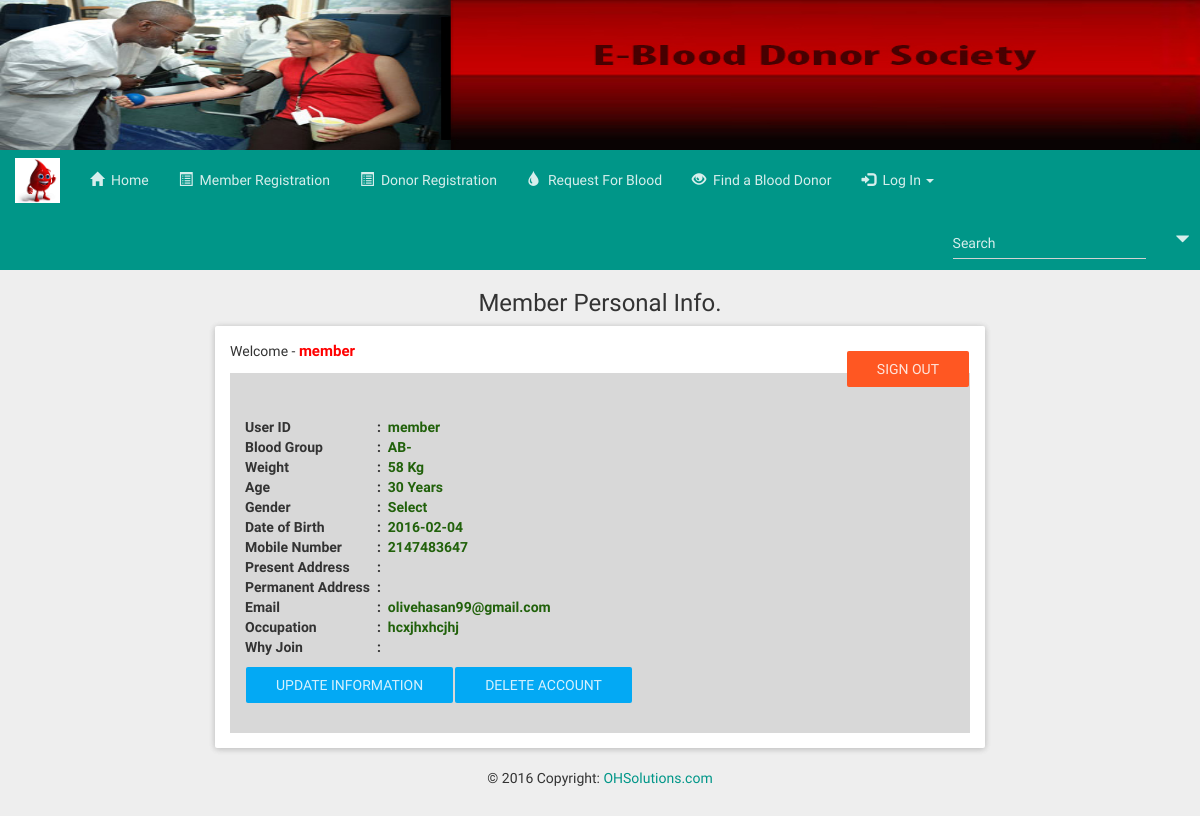
Page /mem_profile.php (signed in) on the committed database.
### tables this page shows
CREATE TABLE `member_reg` (
  `id` int(11) NOT NULL,
  `name` text NOT NULL,
  `mobile` int(20) NOT NULL,
  `present_add` text NOT NULL,
  `permanent_add` text NOT NULL,
  `blood_group` text NOT NULL,
  `weight` int(20) NOT NULL,
  `age` int(20) NOT NULL,
  `gender` text NOT NULL,
  `dob` date NOT NULL,
  `occupation` text NOT NULL,
  `why_join` text NOT NULL,
  `email` text NOT NULL,
  `user_id` text NOT NULL,
  `pass` text NOT NULL
);

### session.php (called while the page is built, shortened)
<?php
   require_once 'db_con.php';
   $user_check = $_SESSION['login_mem'];
   $m_sql = mysqli_query($conn,"select name from member_reg where user_id = '$user_check' ");
   $row = mysqli_fetch_array($m_sql,MYSQLI_ASSOC);
   $login_session = $row['name'];
?>

### mem_profile.php (the view, shortened to what this page needs)
<?php
require_once 'db_con.php';
require_once 'header.php';
?>
<?php
   include('session.php');
?>
   		<center><h3>Member Personal Info.</h3></center>
      <div class="container-fluid">
  <div class="row">
  <div class="col-md-offset-2 col-md-8">
      <div class="panel panel-default">
      <div class="panel-body">
      <p>Welcome - <?php echo "<b style='color:red;font-size:15px;'>".$login_session."</b>"; ?>
      <a href = "logout.php" style="float:right;" class="btn btn-warning">Sign Out</a>
      </p>
      <?php
      $user_check = $_SESSION['login_mem'];
      if(isset($_SESSION['login_mem'])){
      	$mquery=mysqli_query($conn,"SELECT * FROM member_reg WHERE user_id='$user_check'");
      	$r=mysqli_fetch_array($mquery);
			echo "<div class='container-fluid' style='background-color:#D8D8D8;'>";
			echo "<div class='row'>";
			echo "<div class='col-sm-12'>";
			echo "<br/>";
			echo "<table>";
			echo "<tr>";
			echo "<th><b>User ID</b></th>";
			echo "<th>&nbsp; : &nbsp;</th>";
			echo "<td><b style='color:#21610B;'>".$r['user_id']."</b></td>";
			echo "</tr>";
			echo "<tr>";
			echo "<th><b>Blood Group</b></th>";
			echo "<th>&nbsp; : &nbsp;</th>";
			echo "<td><b style='color:#21610B;'>".$r['blood_group']."</b></td>";
			echo "</tr>";
			echo "<tr>";
			echo "<th><b>Weight</b></th>";
			echo "<th>&nbsp; : &nbsp;</th>";
			echo "<td><b style='color:#21610B;'>".$r['weight']."&nbsp;Kg</b></td>";
			echo "</tr>";
			echo "<tr>";
			echo "<th><b>Age</b></th>";
			echo "<th>&nbsp; : &nbsp;</th>";
			echo "<td><b style='color:#21610B;'>".$r['age']."&nbsp;Years</b></td>";
			echo "</tr>";
			echo "<tr>";
			echo "<th><b>Gender</b></th>";
			echo "<th>&nbsp; : &nbsp;</th>";
			echo "<td><b style='color:#21610B;'>".$r['gender']."</b></td>";
			echo "</tr>";
			echo "<tr>";
			echo "<th><b>Date of Birth</b></th>";
			echo "<th>&nbsp; : &nbsp;</th>";
			echo "<td><b style='color:#21610B;'>".$r['dob']."</b></td>";
			echo "</tr>";
			echo "<tr>";
			echo "<th><b>Mobile Number</b></th>";
			echo "<th>&nbsp; : &nbsp;</th>";
			echo "<td><b style='color:#21610B;'>".$r['mobile']."</b></td>";
			echo "</tr>";
			echo "<tr>";
			echo "<th><b>Present Address</b></th>";
			echo "<th>&nbsp; : &nbsp;</th>";
			echo "<td><b style='color:#21610B;'>".$r['present_add']."</b></td>";
			echo "</tr>";
			echo "<tr>";
			echo "<th><b>Permanent Address</b></th>";
			echo "<th>&nbsp; : &nbsp;</th>";
			echo "<td><b style='color:#21610B;'>".$r['permanent_add']."</b></td>";
			echo "</tr>";
			echo "<tr>";
			echo "<th><b>Email</b></th>";
			echo "<th>&nbsp; : &nbsp;</th>";
			echo "<td><b style='color:#21610B;'>".$r['email']."</b></td>";
			echo "</tr>";
			echo "<tr>";
			echo "<th><b>Occupation</b></th>";
			echo "<th>&nbsp; : &nbsp;</th>";
			echo "<td><b style='color:#21610B;'>".$r['occupation']."</b></td>";
			echo "</tr>";
			echo "<tr>";
			echo "<th><b>Why Join</b></th>";
			echo "<th>&nbsp; : &nbsp;</th>";
			echo "<td><b style='color:#21610B;'>".$r['why_join']."</b></td>";
			echo "</tr>";
			echo "</table>";
			echo "<a href='update_mem.php?id=".$r['id']."' class='btn btn-info'>Update Information</a>";
			echo "<a href='delete_mem.php' class='btn btn-info'>Delete Account</a>";
	  		echo "</div>";
		 	echo "</div>";
		 	echo "<br/>";
		 	echo "</div>";
      }
      ?>
      </div>
      </div>
      </div>
  </div>
  </div>
<?php
   include("footer.php");
?>

### css/style.css (style rules this page uses)
* { box-sizing:border-box; }
html { position: relative; min-height: 100%; }
body { margin-bottom: 100px; height: 100%; }

### rows in the picture
member_reg: name "member", user "member", blood_group "AB-", weight "58", age "30", gender "Select", dob "2016-02-04", mobile "2147483647", email "olivehasan99@gmail.com", occupation "hcxjhxhcjhj"
